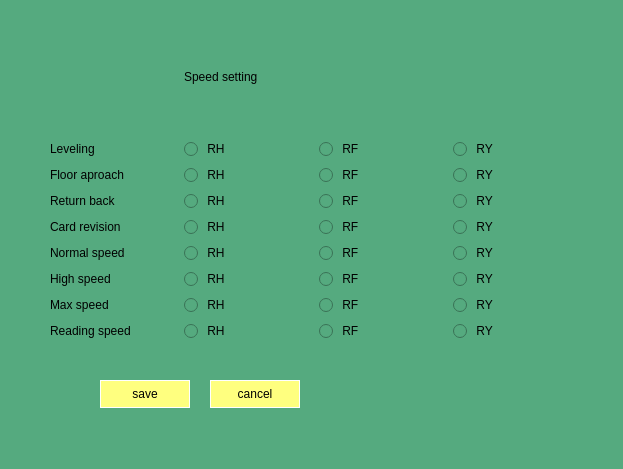
<?xml version="1.0" encoding="UTF-8"?>
<ui version="4.0">
 <class>Form_conf_speed</class>
 <widget class="QWidget" name="Form_conf_speed">
  <property name="geometry">
   <rect>
    <x>0</x>
    <y>0</y>
    <width>623</width>
    <height>469</height>
   </rect>
  </property>
  <property name="sizePolicy">
   <sizepolicy hsizetype="Fixed" vsizetype="Fixed">
    <horstretch>0</horstretch>
    <verstretch>0</verstretch>
   </sizepolicy>
  </property>
  <property name="windowTitle">
   <string>speed configure</string>
  </property>
  <property name="autoFillBackground">
   <bool>false</bool>
  </property>
  <property name="styleSheet">
   <string notr="true">background: rgb(85, 170, 127)</string>
  </property>
  <widget class="QWidget" name="gridLayoutWidget">
   <property name="geometry">
    <rect>
     <x>50</x>
     <y>20</y>
     <width>531</width>
     <height>321</height>
    </rect>
   </property>
   <layout class="QGridLayout" name="gridLayout">
    <item row="4" column="3">
     <widget class="QRadioButton" name="radioButton_ry_ret">
      <property name="text">
       <string> RY</string>
      </property>
     </widget>
    </item>
    <item row="0" column="0">
     <spacer name="verticalSpacer_2">
      <property name="orientation">
       <enum>Qt::Vertical</enum>
      </property>
      <property name="sizeHint" stdset="0">
       <size>
        <width>20</width>
        <height>30</height>
       </size>
      </property>
     </spacer>
    </item>
    <item row="3" column="0">
     <widget class="QLabel" name="label_2">
      <property name="text">
       <string>Floor aproach</string>
      </property>
     </widget>
    </item>
    <item row="8" column="0">
     <widget class="QLabel" name="label_7">
      <property name="text">
       <string>Max speed</string>
      </property>
     </widget>
    </item>
    <item row="3" column="2">
     <widget class="QRadioButton" name="radioButton_rf_f">
      <property name="text">
       <string> RF</string>
      </property>
     </widget>
    </item>
    <item row="2" column="0">
     <widget class="QLabel" name="label">
      <property name="text">
       <string>Leveling</string>
      </property>
     </widget>
    </item>
    <item row="8" column="1">
     <widget class="QRadioButton" name="radioButton_rh_m">
      <property name="text">
       <string> RH</string>
      </property>
     </widget>
    </item>
    <item row="2" column="3">
     <widget class="QRadioButton" name="radioButton_ry_l">
      <property name="text">
       <string> RY</string>
      </property>
     </widget>
    </item>
    <item row="3" column="1">
     <widget class="QRadioButton" name="radioButton_rh_f">
      <property name="text">
       <string> RH</string>
      </property>
     </widget>
    </item>
    <item row="7" column="2">
     <widget class="QRadioButton" name="radioButton_rf_h">
      <property name="text">
       <string> RF</string>
      </property>
     </widget>
    </item>
    <item row="4" column="1">
     <widget class="QRadioButton" name="radioButton_rh_ret">
      <property name="text">
       <string> RH</string>
      </property>
     </widget>
    </item>
    <item row="5" column="1">
     <widget class="QRadioButton" name="radioButton_rh_c">
      <property name="text">
       <string> RH</string>
      </property>
     </widget>
    </item>
    <item row="7" column="1">
     <widget class="QRadioButton" name="radioButton_rh_h">
      <property name="text">
       <string> RH</string>
      </property>
     </widget>
    </item>
    <item row="5" column="3">
     <widget class="QRadioButton" name="radioButton_ry_c">
      <property name="text">
       <string> RY</string>
      </property>
     </widget>
    </item>
    <item row="8" column="3">
     <widget class="QRadioButton" name="radioButton_ry_m">
      <property name="text">
       <string> RY</string>
      </property>
     </widget>
    </item>
    <item row="6" column="1">
     <widget class="QRadioButton" name="radioButton_rh_n">
      <property name="text">
       <string> RH</string>
      </property>
     </widget>
    </item>
    <item row="5" column="0">
     <widget class="QLabel" name="label_4">
      <property name="text">
       <string>Card revision</string>
      </property>
     </widget>
    </item>
    <item row="3" column="3">
     <widget class="QRadioButton" name="radioButton_ry_f">
      <property name="text">
       <string> RY</string>
      </property>
     </widget>
    </item>
    <item row="4" column="2">
     <widget class="QRadioButton" name="radioButton_rf_ret">
      <property name="text">
       <string> RF</string>
      </property>
     </widget>
    </item>
    <item row="7" column="3">
     <widget class="QRadioButton" name="radioButton_ry_h">
      <property name="text">
       <string> RY</string>
      </property>
     </widget>
    </item>
    <item row="6" column="2">
     <widget class="QRadioButton" name="radioButton_rf_n">
      <property name="text">
       <string> RF</string>
      </property>
     </widget>
    </item>
    <item row="2" column="2">
     <widget class="QRadioButton" name="radioButton_rf_l">
      <property name="text">
       <string> RF</string>
      </property>
     </widget>
    </item>
    <item row="5" column="2">
     <widget class="QRadioButton" name="radioButton_rf_c">
      <property name="text">
       <string> RF</string>
      </property>
     </widget>
    </item>
    <item row="7" column="0">
     <widget class="QLabel" name="label_6">
      <property name="text">
       <string>High speed</string>
      </property>
     </widget>
    </item>
    <item row="6" column="3">
     <widget class="QRadioButton" name="radioButton_ry_n">
      <property name="text">
       <string> RY</string>
      </property>
     </widget>
    </item>
    <item row="8" column="2">
     <widget class="QRadioButton" name="radioButton_rf_m">
      <property name="text">
       <string> RF</string>
      </property>
     </widget>
    </item>
    <item row="4" column="0">
     <widget class="QLabel" name="label_3">
      <property name="text">
       <string>Return back</string>
      </property>
     </widget>
    </item>
    <item row="2" column="1">
     <widget class="QRadioButton" name="radioButton_rh_l">
      <property name="text">
       <string> RH</string>
      </property>
     </widget>
    </item>
    <item row="6" column="0">
     <widget class="QLabel" name="label_5">
      <property name="text">
       <string>Normal speed</string>
      </property>
     </widget>
    </item>
    <item row="9" column="1">
     <widget class="QRadioButton" name="radioButton_rh_read">
      <property name="text">
       <string> RH</string>
      </property>
     </widget>
    </item>
    <item row="9" column="2">
     <widget class="QRadioButton" name="radioButton_rf_read">
      <property name="text">
       <string> RF</string>
      </property>
     </widget>
    </item>
    <item row="9" column="3">
     <widget class="QRadioButton" name="radioButton_ry_read">
      <property name="text">
       <string> RY</string>
      </property>
     </widget>
    </item>
    <item row="9" column="0">
     <widget class="QLabel" name="label_8">
      <property name="text">
       <string>Reading speed</string>
      </property>
     </widget>
    </item>
    <item row="0" column="1">
     <widget class="QLabel" name="label_9">
      <property name="text">
       <string>Speed setting</string>
      </property>
     </widget>
    </item>
   </layout>
  </widget>
  <widget class="QPushButton" name="pushButtonOk">
   <property name="geometry">
    <rect>
     <x>100</x>
     <y>380</y>
     <width>90</width>
     <height>28</height>
    </rect>
   </property>
   <property name="styleSheet">
    <string notr="true">background: rgb(255, 255, 127);
border: 1px solid white</string>
   </property>
   <property name="text">
    <string>save</string>
   </property>
  </widget>
  <widget class="QPushButton" name="pushButton_cancel">
   <property name="geometry">
    <rect>
     <x>210</x>
     <y>380</y>
     <width>90</width>
     <height>28</height>
    </rect>
   </property>
   <property name="styleSheet">
    <string notr="true">background: rgb(255, 255, 127);
border: 1px solid white</string>
   </property>
   <property name="text">
    <string>cancel</string>
   </property>
  </widget>
 </widget>
 <resources/>
 <connections>
  <connection>
   <sender>pushButton_cancel</sender>
   <signal>clicked()</signal>
   <receiver>Form_conf_speed</receiver>
   <slot>close()</slot>
   <hints>
    <hint type="sourcelabel">
     <x>254</x>
     <y>393</y>
    </hint>
    <hint type="destinationlabel">
     <x>311</x>
     <y>234</y>
    </hint>
   </hints>
  </connection>
 </connections>
</ui>
